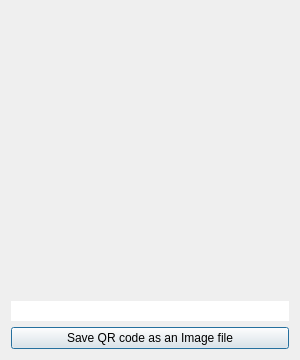
<?xml version="1.0" encoding="UTF-8"?>
<ui version="4.0">
 <class>ShareDialog</class>
 <widget class="QDialog" name="ShareDialog">
  <property name="geometry">
   <rect>
    <x>0</x>
    <y>0</y>
    <width>300</width>
    <height>360</height>
   </rect>
  </property>
  <property name="minimumSize">
   <size>
    <width>300</width>
    <height>360</height>
   </size>
  </property>
  <property name="windowTitle">
   <string>Share Profile</string>
  </property>
  <property name="modal">
   <bool>true</bool>
  </property>
  <layout class="QVBoxLayout" name="verticalLayout">
   <item>
    <widget class="QRWidget" name="qrWidget" native="true">
     <property name="sizePolicy">
      <sizepolicy hsizetype="Expanding" vsizetype="Expanding">
       <horstretch>0</horstretch>
       <verstretch>10</verstretch>
      </sizepolicy>
     </property>
    </widget>
   </item>
   <item alignment="Qt::AlignBottom">
    <widget class="QLineEdit" name="ssUrlEdit">
     <property name="styleSheet">
      <string notr="true">background-color: &quot;transparent&quot;</string>
     </property>
     <property name="frame">
      <bool>false</bool>
     </property>
     <property name="readOnly">
      <bool>true</bool>
     </property>
    </widget>
   </item>
   <item>
    <widget class="QPushButton" name="saveButton">
     <property name="text">
      <string>Save QR code as an Image file</string>
     </property>
    </widget>
   </item>
  </layout>
 </widget>
 <customwidgets>
  <customwidget>
   <class>QRWidget</class>
   <extends>QWidget</extends>
   <header>src/qrwidget.h</header>
   <container>1</container>
  </customwidget>
 </customwidgets>
 <resources/>
 <connections/>
</ui>
